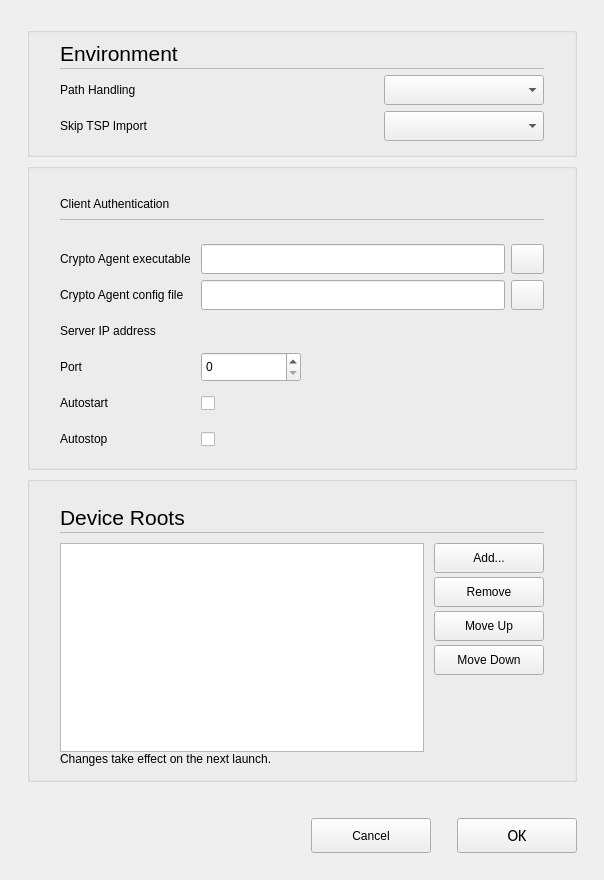
<?xml version="1.0" encoding="UTF-8"?>
<ui version="4.0">
 <class>C_NagToolSettingsPopupDialog</class>
 <widget class="QWidget" name="C_NagToolSettingsPopupDialog">
  <property name="geometry">
   <rect>
    <x>0</x>
    <y>0</y>
    <width>604</width>
    <height>880</height>
   </rect>
  </property>
  <property name="windowTitle">
   <string>C_NagToolSettingsPopupDialog</string>
  </property>
  <property name="autoFillBackground">
   <bool>false</bool>
  </property>
  <layout class="QVBoxLayout" name="verticalLayout">
   <property name="leftMargin">
    <number>27</number>
   </property>
   <property name="topMargin">
    <number>27</number>
   </property>
   <property name="rightMargin">
    <number>27</number>
   </property>
   <property name="bottomMargin">
    <number>0</number>
   </property>
   <item>
    <widget class="QGroupBox" name="pc_EnvironmentSettings">
     <property name="styleRole" stdset="0">
      <string>default</string>
     </property>
     <property name="title">
      <string/>
     </property>
     <layout class="QVBoxLayout" name="verticalLayout_7">
      <property name="spacing">
       <number>0</number>
      </property>
      <property name="leftMargin">
       <number>30</number>
      </property>
      <property name="topMargin">
       <number>5</number>
      </property>
      <property name="rightMargin">
       <number>30</number>
      </property>
      <property name="bottomMargin">
       <number>13</number>
      </property>
      <item>
       <layout class="QVBoxLayout" name="verticalLayout_5">
        <property name="spacing">
         <number>0</number>
        </property>
        <property name="bottomMargin">
         <number>0</number>
        </property>
        <item>
         <layout class="QHBoxLayout" name="horizontalLayout_7" stretch="0,0">
          <property name="spacing">
           <number>6</number>
          </property>
          <property name="bottomMargin">
           <number>0</number>
          </property>
          <item>
           <widget class="stw::opensyde_gui_elements::C_OgeLabContextMenuBase" name="pc_LabelGlobalSettings">
            <property name="styleRole" stdset="0">
             <string>heading-group-bold</string>
            </property>
            <property name="minimumSize">
             <size>
              <width>0</width>
              <height>30</height>
             </size>
            </property>
            <property name="maximumSize">
             <size>
              <width>16777215</width>
              <height>30</height>
             </size>
            </property>
            <property name="font">
             <font>
              <family>Segoe UI</family>
              <pointsize>16</pointsize>
             </font>
            </property>
            <property name="text">
             <string>Environment</string>
            </property>
           </widget>
          </item>
          <item>
           <spacer name="horizontalSpacer_8">
            <property name="orientation">
             <enum>Qt::Horizontal</enum>
            </property>
            <property name="sizeHint" stdset="0">
             <size>
              <width>40</width>
              <height>20</height>
             </size>
            </property>
           </spacer>
          </item>
         </layout>
        </item>
        <item>
         <layout class="QHBoxLayout" name="horizontalLayout" stretch="0">
          <property name="spacing">
           <number>0</number>
          </property>
          <property name="topMargin">
           <number>0</number>
          </property>
          <item>
           <widget class="QFrame" name="frame">
            <property name="styleRole" stdset="0">
             <string>fra-separator</string>
            </property>
            <property name="minimumSize">
             <size>
              <width>0</width>
              <height>1</height>
             </size>
            </property>
            <property name="maximumSize">
             <size>
              <width>16777215</width>
              <height>1</height>
             </size>
            </property>
            <property name="frameShape">
             <enum>QFrame::StyledPanel</enum>
            </property>
            <property name="frameShadow">
             <enum>QFrame::Raised</enum>
            </property>
           </widget>
          </item>
         </layout>
        </item>
        <item>
         <layout class="QHBoxLayout" name="horizontalLayout_8">
          <property name="spacing">
           <number>6</number>
          </property>
          <property name="topMargin">
           <number>6</number>
          </property>
          <property name="rightMargin">
           <number>0</number>
          </property>
          <property name="bottomMargin">
           <number>6</number>
          </property>
          <item>
           <widget class="stw::opensyde_gui_elements::C_OgeLabToolTipBase" name="pc_LabelPathHandling">
            <property name="styleRole" stdset="0">
             <string>group-item</string>
            </property>
            <property name="text">
             <string>Path Handling</string>
            </property>
           </widget>
          </item>
          <item>
           <spacer name="horizontalSpacer_10">
            <property name="orientation">
             <enum>Qt::Horizontal</enum>
            </property>
            <property name="sizeHint" stdset="0">
             <size>
              <width>40</width>
              <height>20</height>
             </size>
            </property>
           </spacer>
          </item>
          <item>
           <widget class="stw::opensyde_gui_elements::C_OgeCbxText" name="pc_CbxPathHandling">
            <property name="minimumSize">
             <size>
              <width>160</width>
              <height>30</height>
             </size>
            </property>
            <property name="maximumSize">
             <size>
              <width>160</width>
              <height>30</height>
             </size>
            </property>
           </widget>
          </item>
         </layout>
        </item>
        <item>
         <layout class="QHBoxLayout" name="horizontalLayout_9">
          <property name="spacing">
           <number>6</number>
          </property>
          <property name="rightMargin">
           <number>0</number>
          </property>
          <property name="bottomMargin">
           <number>0</number>
          </property>
          <item>
           <widget class="stw::opensyde_gui_elements::C_OgeLabToolTipBase" name="pc_LabelSkipTsp">
            <property name="styleRole" stdset="0">
             <string>group-item</string>
            </property>
            <property name="text">
             <string>Skip TSP Import</string>
            </property>
           </widget>
          </item>
          <item>
           <spacer name="horizontalSpacer_11">
            <property name="orientation">
             <enum>Qt::Horizontal</enum>
            </property>
            <property name="sizeHint" stdset="0">
             <size>
              <width>40</width>
              <height>20</height>
             </size>
            </property>
           </spacer>
          </item>
          <item>
           <widget class="stw::opensyde_gui_elements::C_OgeCbxText" name="pc_CbxSkipTsp">
            <property name="minimumSize">
             <size>
              <width>160</width>
              <height>30</height>
             </size>
            </property>
            <property name="maximumSize">
             <size>
              <width>160</width>
              <height>30</height>
             </size>
            </property>
           </widget>
          </item>
         </layout>
        </item>
       </layout>
      </item>
     </layout>
    </widget>
   </item>
   <item>
    <widget class="QGroupBox" name="pc_CryptoAgentSettings">
     <property name="styleRole" stdset="0">
      <string>default</string>
     </property>
     <property name="title">
      <string/>
     </property>
     <layout class="QVBoxLayout" name="verticalLayoutCryptoAgent">
      <property name="spacing">
       <number>0</number>
      </property>
      <property name="leftMargin">
       <number>30</number>
      </property>
      <property name="topMargin">
       <number>20</number>
      </property>
      <property name="rightMargin">
       <number>30</number>
      </property>
      <property name="bottomMargin">
       <number>13</number>
      </property>
      <item>
       <widget class="stw::opensyde_gui_elements::C_OgeLabContextMenuBase" name="pc_LabelClientAuthenticationSettings">
        <property name="styleRole" stdset="0">
         <string>heading-group-bold</string>
        </property>
        <property name="minimumSize">
         <size>
          <width>0</width>
          <height>30</height>
         </size>
        </property>
        <property name="maximumSize">
         <size>
          <width>16777215</width>
          <height>30</height>
         </size>
        </property>
        <property name="text">
         <string>Client Authentication</string>
        </property>
       </widget>
      </item>
      <item>
       <widget class="QFrame" name="frameCryptoAgentSeparator">
        <property name="styleRole" stdset="0">
         <string>fra-separator</string>
        </property>
        <property name="minimumSize">
         <size>
          <width>0</width>
          <height>1</height>
         </size>
        </property>
        <property name="maximumSize">
         <size>
          <width>16777215</width>
          <height>1</height>
         </size>
        </property>
        <property name="frameShape">
         <enum>QFrame::StyledPanel</enum>
        </property>
        <property name="frameShadow">
         <enum>QFrame::Raised</enum>
        </property>
       </widget>
      </item>
      <item>
       <widget class="stw::opensyde_gui_elements::C_OgeLabToolTipBase" name="pc_LabelCryptoAgentInfo">
        <property name="styleRole" stdset="0">
         <string>group-item</string>
        </property>
        <property name="wordWrap">
         <bool>true</bool>
        </property>
        <property name="text">
         <string/>
        </property>
       </widget>
      </item>
      <item>
       <layout class="QGridLayout" name="gridLayoutCryptoAgent">
        <property name="topMargin">
         <number>10</number>
        </property>
        <property name="horizontalSpacing">
         <number>10</number>
        </property>
        <property name="verticalSpacing">
         <number>6</number>
        </property>
        <item row="0" column="0">
         <widget class="stw::opensyde_gui_elements::C_OgeLabToolTipBase" name="pc_LabelPathExecutable">
          <property name="styleRole" stdset="0">
           <string>group-item</string>
          </property>
          <property name="text">
           <string>Crypto Agent executable</string>
          </property>
         </widget>
        </item>
        <item row="0" column="1">
         <layout class="QHBoxLayout" name="horizontalLayout_pc_LineEditPathExecutable">
          <property name="spacing">
           <number>6</number>
          </property>
          <item>
           <widget class="stw::opensyde_gui_elements::C_OgeLeFilePath" name="pc_LineEditPathExecutable">
            <property name="minimumSize">
             <size>
              <width>300</width>
              <height>30</height>
             </size>
            </property>
           </widget>
          </item>
          <item>
           <widget class="stw::opensyde_gui_elements::C_OgePubOpen" name="pc_PushButtonPathExecutable">
            <property name="minimumSize">
             <size>
              <width>33</width>
              <height>30</height>
             </size>
            </property>
            <property name="maximumSize">
             <size>
              <width>33</width>
              <height>30</height>
             </size>
            </property>
           </widget>
          </item>
         </layout>
        </item>
        <item row="1" column="0">
         <widget class="stw::opensyde_gui_elements::C_OgeLabToolTipBase" name="pc_LabelPathConfigFile">
          <property name="styleRole" stdset="0">
           <string>group-item</string>
          </property>
          <property name="text">
           <string>Crypto Agent config file</string>
          </property>
         </widget>
        </item>
        <item row="1" column="1">
         <layout class="QHBoxLayout" name="horizontalLayout_pc_LineEditPathConfigFile">
          <property name="spacing">
           <number>6</number>
          </property>
          <item>
           <widget class="stw::opensyde_gui_elements::C_OgeLeFilePath" name="pc_LineEditPathConfigFile">
            <property name="minimumSize">
             <size>
              <width>300</width>
              <height>30</height>
             </size>
            </property>
           </widget>
          </item>
          <item>
           <widget class="stw::opensyde_gui_elements::C_OgePubOpen" name="pc_PushButtonPathConfigFile">
            <property name="minimumSize">
             <size>
              <width>33</width>
              <height>30</height>
             </size>
            </property>
            <property name="maximumSize">
             <size>
              <width>33</width>
              <height>30</height>
             </size>
            </property>
           </widget>
          </item>
         </layout>
        </item>
        <item row="2" column="0">
         <widget class="stw::opensyde_gui_elements::C_OgeLabToolTipBase" name="pc_LabelIpAddress">
          <property name="styleRole" stdset="0">
           <string>group-item</string>
          </property>
          <property name="text">
           <string>Server IP address</string>
          </property>
         </widget>
        </item>
        <item row="2" column="1">
         <widget class="stw::opensyde_gui::C_SdNdeLeIpAddressWidget" name="pc_WiIp">
          <property name="minimumSize">
           <size>
            <width>200</width>
            <height>30</height>
           </size>
          </property>
          <property name="maximumSize">
           <size>
            <width>200</width>
            <height>30</height>
           </size>
          </property>
         </widget>
        </item>
        <item row="3" column="0">
         <widget class="stw::opensyde_gui_elements::C_OgeLabToolTipBase" name="pc_LabelPort">
          <property name="styleRole" stdset="0">
           <string>group-item</string>
          </property>
          <property name="text">
           <string>Port</string>
          </property>
         </widget>
        </item>
        <item row="3" column="1">
         <widget class="stw::opensyde_gui_elements::C_OgeSpxToolTipBase" name="pc_SpinBoxPort">
          <property name="minimumSize">
           <size>
            <width>100</width>
            <height>30</height>
           </size>
          </property>
          <property name="maximumSize">
           <size>
            <width>100</width>
            <height>30</height>
           </size>
          </property>
         </widget>
        </item>
        <item row="4" column="0">
         <widget class="stw::opensyde_gui_elements::C_OgeLabToolTipBase" name="pc_LabelAutostart">
          <property name="styleRole" stdset="0">
           <string>group-item</string>
          </property>
          <property name="text">
           <string>Autostart</string>
          </property>
         </widget>
        </item>
        <item row="4" column="1">
         <widget class="stw::opensyde_gui_elements::C_OgeChxToolTipBase" name="pc_CheckBoxAutostart">
          <property name="styleRole" stdset="0">
           <string>chx-default-checked-disabled</string>
          </property>
          <property name="minimumSize">
           <size>
            <width>200</width>
            <height>30</height>
           </size>
          </property>
          <property name="maximumSize">
           <size>
            <width>200</width>
            <height>30</height>
           </size>
          </property>
         </widget>
        </item>
        <item row="5" column="0">
         <widget class="stw::opensyde_gui_elements::C_OgeLabToolTipBase" name="pc_LabelAutostop">
          <property name="styleRole" stdset="0">
           <string>group-item</string>
          </property>
          <property name="text">
           <string>Autostop</string>
          </property>
         </widget>
        </item>
        <item row="5" column="1">
         <widget class="stw::opensyde_gui_elements::C_OgeChxToolTipBase" name="pc_CheckBoxAutostop">
          <property name="styleRole" stdset="0">
           <string>chx-default-checked-disabled</string>
          </property>
          <property name="minimumSize">
           <size>
            <width>200</width>
            <height>30</height>
           </size>
          </property>
          <property name="maximumSize">
           <size>
            <width>200</width>
            <height>30</height>
           </size>
          </property>
         </widget>
        </item>
       </layout>
      </item>
     </layout>
    </widget>
   </item>
   <item>
    <widget class="QGroupBox" name="pc_DeviceRootsSettings">
     <property name="styleRole" stdset="0">
      <string>default</string>
     </property>
     <property name="title">
      <string/>
     </property>
     <layout class="QVBoxLayout" name="verticalLayoutDeviceRoots">
      <property name="spacing">
       <number>0</number>
      </property>
      <property name="leftMargin">
       <number>30</number>
      </property>
      <property name="topMargin">
       <number>20</number>
      </property>
      <property name="rightMargin">
       <number>30</number>
      </property>
      <property name="bottomMargin">
       <number>13</number>
      </property>
      <item>
       <layout class="QHBoxLayout" name="horizontalLayoutDeviceRootsHeader">
        <item>
         <widget class="stw::opensyde_gui_elements::C_OgeLabContextMenuBase" name="pc_LabelDeviceRoots">
          <property name="styleRole" stdset="0">
           <string>heading-group-bold</string>
          </property>
          <property name="minimumSize">
           <size>
            <width>0</width>
            <height>30</height>
           </size>
          </property>
          <property name="maximumSize">
           <size>
            <width>16777215</width>
            <height>30</height>
           </size>
          </property>
          <property name="font">
           <font>
            <family>Segoe UI</family>
            <pointsize>16</pointsize>
           </font>
          </property>
          <property name="text">
           <string>Device Roots</string>
          </property>
         </widget>
        </item>
        <item>
         <spacer name="horizontalSpacerDeviceRootsHeader">
          <property name="orientation">
           <enum>Qt::Horizontal</enum>
          </property>
          <property name="sizeHint" stdset="0">
           <size>
            <width>40</width>
            <height>20</height>
           </size>
          </property>
         </spacer>
        </item>
       </layout>
      </item>
      <item>
       <widget class="QFrame" name="frameDeviceRootsSeparator">
        <property name="styleRole" stdset="0">
         <string>fra-separator</string>
        </property>
        <property name="minimumSize">
         <size>
          <width>0</width>
          <height>1</height>
         </size>
        </property>
        <property name="maximumSize">
         <size>
          <width>16777215</width>
          <height>1</height>
         </size>
        </property>
        <property name="frameShape">
         <enum>QFrame::StyledPanel</enum>
        </property>
        <property name="frameShadow">
         <enum>QFrame::Raised</enum>
        </property>
       </widget>
      </item>
      <item>
       <layout class="QHBoxLayout" name="horizontalLayoutDeviceRootsBody">
        <property name="spacing">
         <number>10</number>
        </property>
        <property name="topMargin">
         <number>10</number>
        </property>
        <item>
         <widget class="QListWidget" name="pc_ListDeviceRoots">
          <property name="minimumSize">
           <size>
            <width>0</width>
            <height>140</height>
           </size>
          </property>
         </widget>
        </item>
        <item>
         <layout class="QVBoxLayout" name="verticalLayoutDeviceRootsButtons">
          <property name="spacing">
           <number>4</number>
          </property>
          <item>
           <widget class="QPushButton" name="pc_PushButtonAddDeviceRoot">
            <property name="minimumSize">
             <size>
              <width>110</width>
              <height>30</height>
             </size>
            </property>
            <property name="maximumSize">
             <size>
              <width>110</width>
              <height>30</height>
             </size>
            </property>
            <property name="text">
             <string>Add...</string>
            </property>
           </widget>
          </item>
          <item>
           <widget class="QPushButton" name="pc_PushButtonRemoveDeviceRoot">
            <property name="minimumSize">
             <size>
              <width>110</width>
              <height>30</height>
             </size>
            </property>
            <property name="maximumSize">
             <size>
              <width>110</width>
              <height>30</height>
             </size>
            </property>
            <property name="text">
             <string>Remove</string>
            </property>
           </widget>
          </item>
          <item>
           <widget class="QPushButton" name="pc_PushButtonMoveUpDeviceRoot">
            <property name="minimumSize">
             <size>
              <width>110</width>
              <height>30</height>
             </size>
            </property>
            <property name="maximumSize">
             <size>
              <width>110</width>
              <height>30</height>
             </size>
            </property>
            <property name="text">
             <string>Move Up</string>
            </property>
           </widget>
          </item>
          <item>
           <widget class="QPushButton" name="pc_PushButtonMoveDownDeviceRoot">
            <property name="minimumSize">
             <size>
              <width>110</width>
              <height>30</height>
             </size>
            </property>
            <property name="maximumSize">
             <size>
              <width>110</width>
              <height>30</height>
             </size>
            </property>
            <property name="text">
             <string>Move Down</string>
            </property>
           </widget>
          </item>
          <item>
           <spacer name="verticalSpacerDeviceRootsButtons">
            <property name="orientation">
             <enum>Qt::Vertical</enum>
            </property>
            <property name="sizeHint" stdset="0">
             <size>
              <width>20</width>
              <height>40</height>
             </size>
            </property>
           </spacer>
          </item>
         </layout>
        </item>
       </layout>
      </item>
      <item>
       <widget class="stw::opensyde_gui_elements::C_OgeLabToolTipBase" name="pc_LabelDeviceRootsNote">
        <property name="styleRole" stdset="0">
         <string>group-item</string>
        </property>
        <property name="text">
         <string>Changes take effect on the next launch.</string>
        </property>
       </widget>
      </item>
     </layout>
    </widget>
   </item>
   <item>
    <spacer name="pc_VerticalSpacerButtonsObove">
     <property name="orientation">
      <enum>Qt::Vertical</enum>
     </property>
     <property name="sizeType">
      <enum>QSizePolicy::Fixed</enum>
     </property>
     <property name="sizeHint" stdset="0">
      <size>
       <width>20</width>
       <height>30</height>
      </size>
     </property>
    </spacer>
   </item>
   <item>
    <layout class="QHBoxLayout" name="horizontalLayout_22">
     <property name="spacing">
      <number>6</number>
     </property>
     <item>
      <spacer name="horizontalSpacer_9">
       <property name="orientation">
        <enum>Qt::Horizontal</enum>
       </property>
       <property name="sizeHint" stdset="0">
        <size>
         <width>40</width>
         <height>20</height>
        </size>
       </property>
      </spacer>
     </item>
     <item>
      <widget class="QPushButton" name="pc_PushButtonCancel">
       <property name="styleRole" stdset="0">
        <string>cancel</string>
       </property>
       <property name="minimumSize">
        <size>
         <width>120</width>
         <height>35</height>
        </size>
       </property>
       <property name="maximumSize">
        <size>
         <width>120</width>
         <height>35</height>
        </size>
       </property>
       <property name="text">
        <string>Cancel</string>
       </property>
      </widget>
     </item>
     <item>
      <spacer name="horizontalSpacer_2">
       <property name="orientation">
        <enum>Qt::Horizontal</enum>
       </property>
       <property name="sizeType">
        <enum>QSizePolicy::Fixed</enum>
       </property>
       <property name="sizeHint" stdset="0">
        <size>
         <width>20</width>
         <height>20</height>
        </size>
       </property>
      </spacer>
     </item>
     <item>
      <widget class="QPushButton" name="pc_PushButtonOk">
       <property name="styleRole" stdset="0">
        <string>dialog</string>
       </property>
       <property name="minimumSize">
        <size>
         <width>120</width>
         <height>35</height>
        </size>
       </property>
       <property name="maximumSize">
        <size>
         <width>120</width>
         <height>35</height>
        </size>
       </property>
       <property name="font">
        <font>
         <family>Calibri</family>
         <pointsize>12</pointsize>
        </font>
       </property>
       <property name="text">
        <string>OK</string>
       </property>
      </widget>
     </item>
    </layout>
   </item>
   <item>
    <spacer name="verticalSpacer_7">
     <property name="orientation">
      <enum>Qt::Vertical</enum>
     </property>
     <property name="sizeType">
      <enum>QSizePolicy::Fixed</enum>
     </property>
     <property name="sizeHint" stdset="0">
      <size>
       <width>20</width>
       <height>27</height>
      </size>
     </property>
    </spacer>
   </item>
  </layout>
 </widget>
 <customwidgets>
  <customwidget>
   <class>stw::opensyde_gui_elements::C_OgeLabContextMenuBase</class>
   <extends>QLabel</extends>
   <header>C_OgeLabContextMenuBase.hpp</header>
  </customwidget>
  <customwidget>
   <class>stw::opensyde_gui_elements::C_OgeLabToolTipBase</class>
   <extends>QLabel</extends>
   <header>C_OgeLabToolTipBase.hpp</header>
  </customwidget>

  <customwidget>
   <class>stw::opensyde_gui_elements::C_OgeCbxText</class>
   <extends>QComboBox</extends>
   <header>C_OgeCbxText.hpp</header>
  </customwidget>
  <customwidget>
   <class>stw::opensyde_gui_elements::C_OgeLeFilePath</class>
   <extends>QLineEdit</extends>
   <header>C_OgeLeFilePath.hpp</header>
  </customwidget>
  <customwidget>
   <class>stw::opensyde_gui_elements::C_OgePubOpen</class>
   <extends>QPushButton</extends>
   <header>C_OgePubOpen.hpp</header>
  </customwidget>
  <customwidget>
   <class>stw::opensyde_gui::C_SdNdeLeIpAddressWidget</class>
   <extends>QWidget</extends>
   <header>C_SdNdeLeIpAddressWidget.hpp</header>
   <container>1</container>
  </customwidget>
  <customwidget>
   <class>stw::opensyde_gui_elements::C_OgeSpxToolTipBase</class>
   <extends>QSpinBox</extends>
   <header>C_OgeSpxToolTipBase.hpp</header>
  </customwidget>
  <customwidget>
   <class>stw::opensyde_gui_elements::C_OgeChxToolTipBase</class>
   <extends>QCheckBox</extends>
   <header>C_OgeChxToolTipBase.hpp</header>
  </customwidget>
 </customwidgets>
 <resources/>
 <connections/>
</ui>
